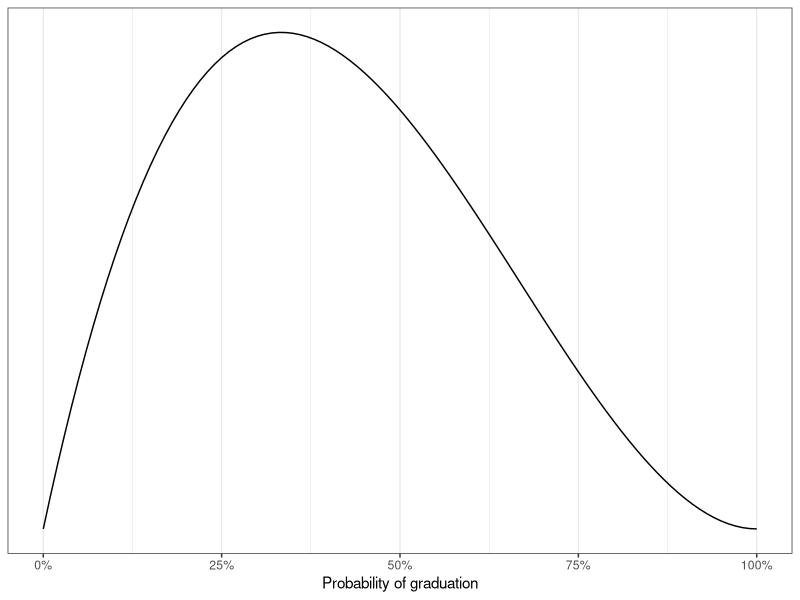
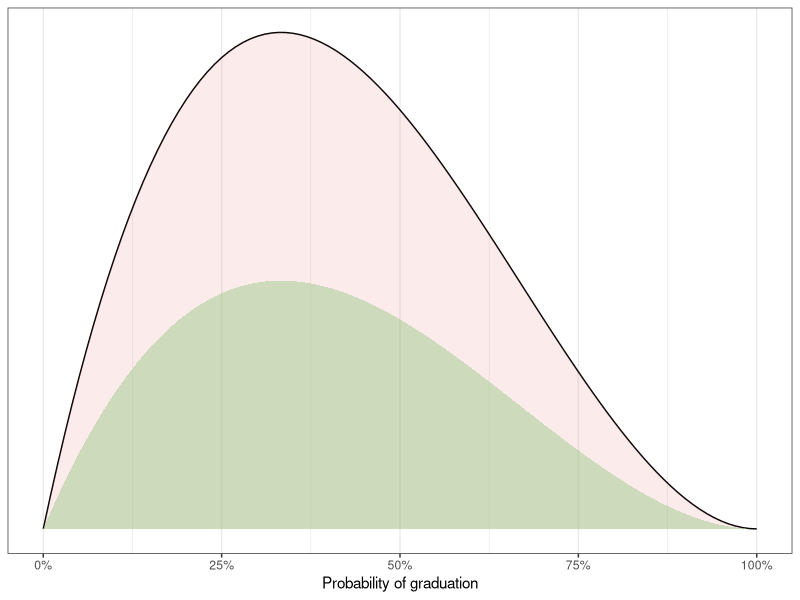
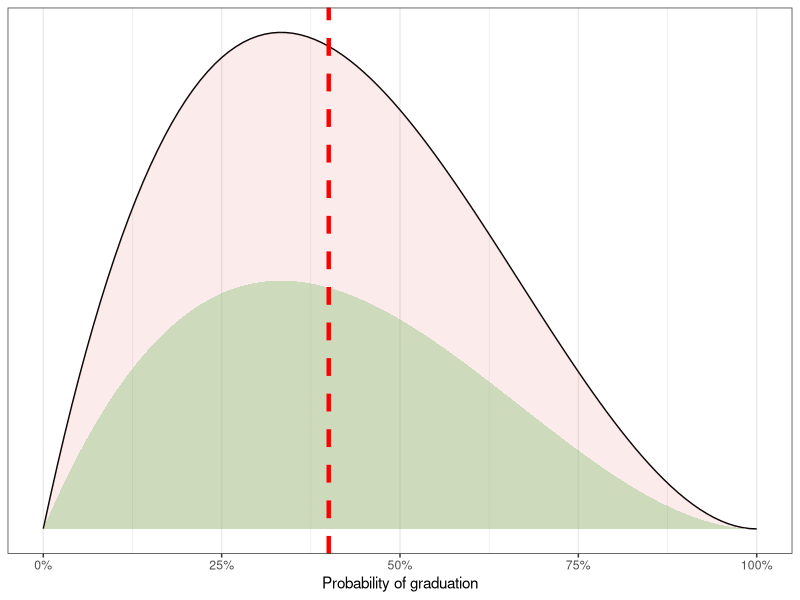
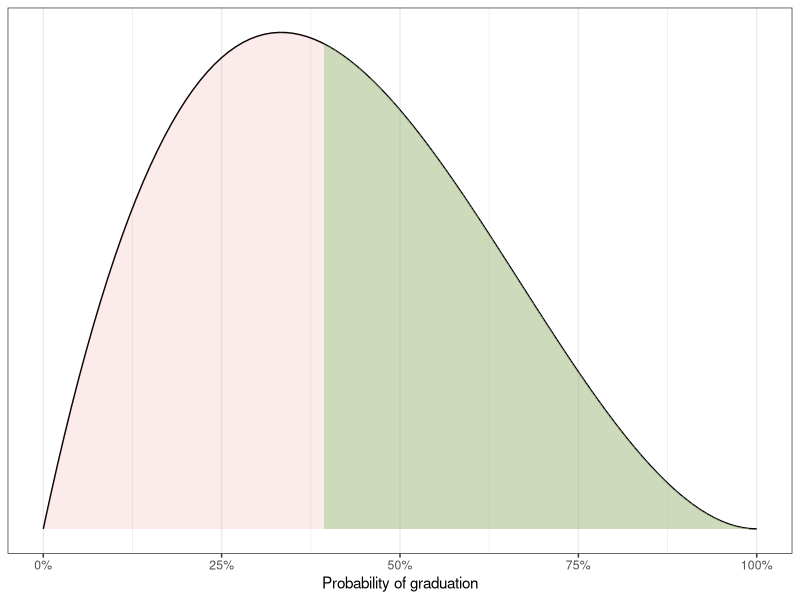
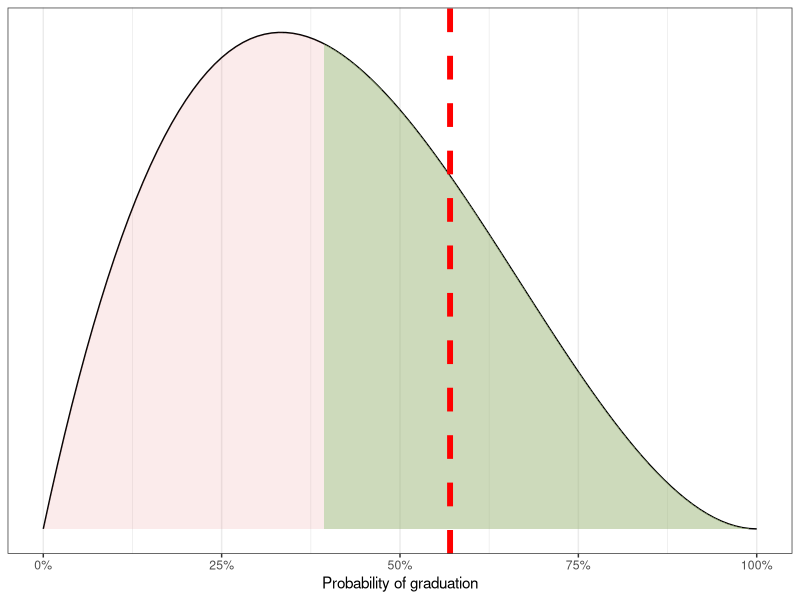
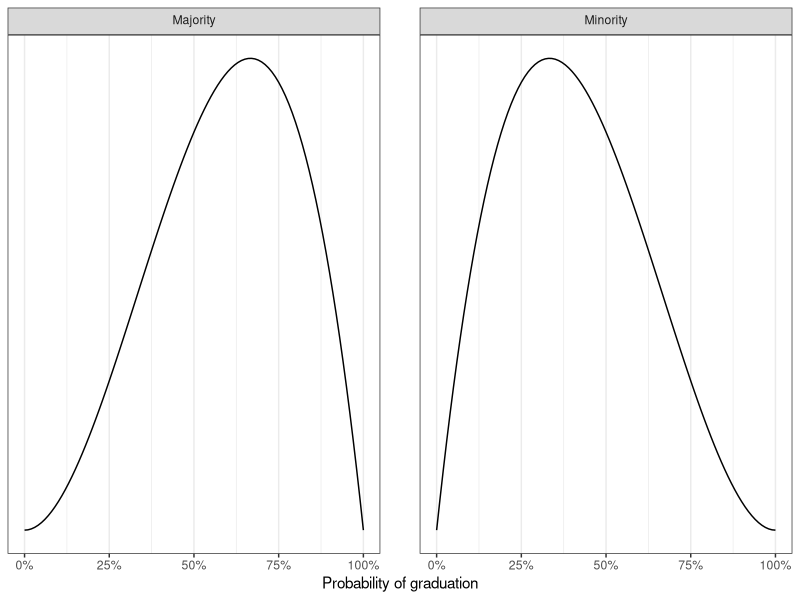
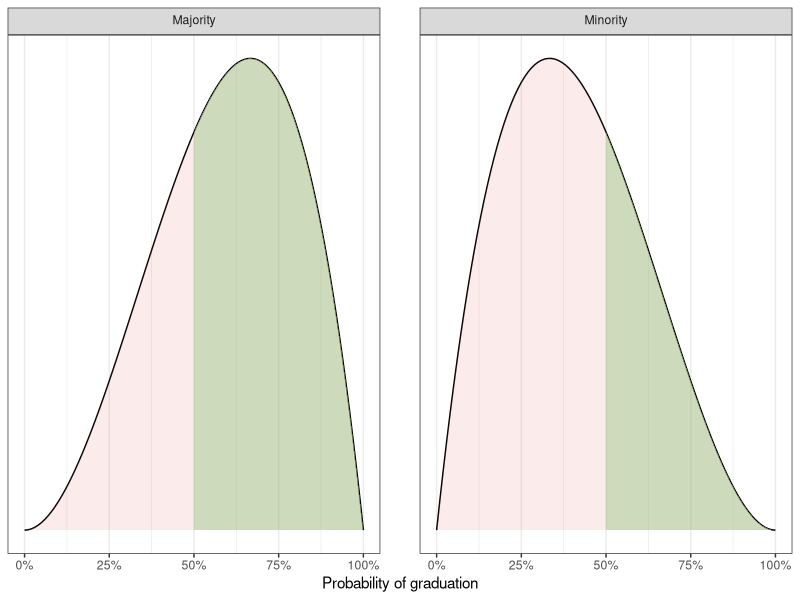
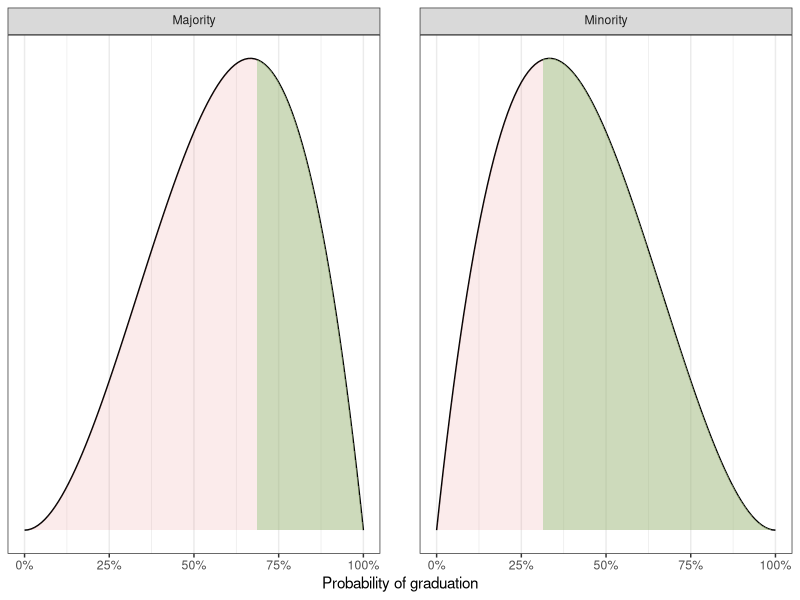

Recreate these plots in R, in order.
library(tidyverse)

set.seed(1)

theme_set(theme_bw())

p1 <- ggplot() +
  geom_function(fun = ~ dbeta(., 2, 3)) +
  scale_x_continuous(
    "Probability of graduation",
    labels = scales::label_percent(1),
    limits = c(0, 1)
  ) +
  scale_y_continuous(NULL, breaks = NULL, labels = NULL)

ggsave(
  "~/Documents/causal-fairness/presentation/p1.png",
  plot = p1,
  width = 4.5,
  height = 3
)

m2 <- tibble(x = rbeta(1e7, 2, 3)) %>%
  with(mean(x))

p2 <- p1 +
  stat_function(fun = ~ dbeta(., 2, 3), geom = "area",fill='#e0666620') +
  stat_function(fun = ~ 1/2 * dbeta(., 2, 3), geom = "area",fill='#93c47d70') 

ggsave(
  "~/Documents/causal-fairness/presentation/p2.png",
  plot = p2,
  width = 4.5,
  height = 3
)

p2.5 <- p2 +
  geom_vline(xintercept = m2, linetype = "dashed", color = "red", size = 1.5)

ggsave(
  "~/Documents/causal-fairness/presentation/p2.5.png",
  plot = p2.5,
  width = 4.5,
  height = 3
)

m3 <- tibble(x = rbeta(1e7, 2, 3)) %>%
  filter(x > qbeta(1/2.5, 2.5, 3)) %>%
  with(mean(x))

p3 <- p1 +
  stat_function(fun = ~ dbeta(., 2, 3), geom = "area",fill='#e0666620') +
  stat_function(fun = ~ dbeta(., 2, 3), geom = "area", xlim = c(qbeta(1/2.5, 2.5, 3), 1),fill='#93c47d70')

ggsave(
  "~/Documents/causal-fairness/presentation/p3.png",
  plot = p3,
  width = 4.5,
  height = 3
)

p3.5 <- p3 +
  geom_vline(xintercept = m3, linetype = "dashed", color = "red", size = 2)

ggsave(
  "~/Documents/causal-fairness/presentation/p3.5.png",
  plot = p3.5,
  width = 4.5,
  height = 3
)

p4 <- ggplot() +
  geom_function(fun = ~ dbeta(., 2, 3), data = tibble(A = "Minority")) +
  geom_function(fun = ~ dbeta(., 3, 2), data = tibble(A = "Majority")) +
  scale_x_continuous(
    "Probability of graduation",
    labels = scales::label_percent(1),
    limits = c(0, 1)
  ) +
  scale_y_continuous(NULL, breaks = NULL, labels = NULL) +
  facet_grid(cols = vars(A), labeller = "label_parsed") +
  theme(panel.spacing = unit(1, "cm"))

ggsave(
  "~/Documents/causal-fairness/presentation/p4.png",
  plot = p4,
  width = 4.5,
  height = 3
)

p5 <- p4 +
  stat_function(
    fun = ~ dbeta(., 3, 2),
    geom = "area",
    xlim = c(0, 1),
    data = tibble(A = "Majority"),
    fill='#e0666620'
  ) +
  stat_function(
    fun = ~ dbeta(., 2, 3),
    geom = "area",
    xlim = c(0, 1),
    data = tibble(A = "Minority"),
    fill='#e0666620'
   )+
  stat_function(
    fun = ~ dbeta(., 3, 2),
    geom = "area",
    xlim = c(1/2, 1),
    data = tibble(A = "Majority"),
    fill='#93c47d70'
  ) +
  stat_function(
    fun = ~ dbeta(., 2, 3),
    geom = "area",
    xlim = c(1/2, 1),
    data = tibble(A = "Minority"),
    fill='#93c47d70'
  ) 






ggsave(
  "~/Documents/causal-fairness/presentation/p5.png",
  plot = p5,
  width = 4.5,
  height = 3
)

p6 <- p4 +
  stat_function(
    fun = ~ dbeta(., 3, 2),
    geom = "area",
    xlim = c(0, 1),
    data = tibble(A = "Majority"),
    fill='#e0666620'
  ) +
  stat_function(
    fun = ~ dbeta(., 2, 3),
    geom = "area",
    xlim = c(0, 1),
    data = tibble(A = "Minority"),
    fill='#e0666620'
  )+
    stat_function(
      fun = ~ dbeta(., 3, 2),
      geom = "area",
      xlim = c(qbeta(5/8, 3, 2), 1),
      data = tibble(A = "Majority"),
      fill='#93c47d70'
    ) +
    stat_function(
      fun = ~ dbeta(., 2, 3),
      geom = "area",
      xlim = c(qbeta(3/8, 2, 3), 1),
      data = tibble(A = "Minority"),
      fill='#93c47d70'
    )

ggsave(
  "~/Documents/causal-fairness/presentation/p6.png",
  plot = p6,
  width = 4.5,
  height = 3
)

p7 <- p4 +
  stat_function(
    fun = ~ dbeta(., 2, 3),
    geom = "area",
    data = tibble(A = "Minority"),
    fill='#e0666620'
  ) +
  stat_function(
    fun = ~ dbeta(., 3, 2),
    geom = "area",
    data = tibble(A = "Majority"),
    fill='#e0666620'
  )+
  stat_function(
    fun = ~ 1/2 * dbeta(., 2, 3),
    geom = "area",
    data = tibble(A = "Minority"),
    fill='#93c47d70'
  ) +
  stat_function(
    fun = ~ 1/2 * dbeta(., 3, 2),
    geom = "area",
    data = tibble(A = "Majority"),
    fill='#93c47d70'
  )

ggsave(
  "~/Documents/causal-fairness/presentation/p7.png",
  plot = p7,
  width = 4.5,
  height = 3
)

p8 <- ggplot() +
  scale_x_continuous(breaks = c(0:4 / 4), labels = scales::label_percent(),
                     limits = c(0, 1)) +
  scale_y_continuous(breaks = NULL) +
  ylab(NULL) +
  xlab("Probability of graduating") +
  geom_function(fun = ~ dbeta(., 2.5, 2.5), data = tibble(a = "Majority", y_ = "Would graduate\nif admitted")) +
  geom_function(fun = ~ dbeta(., 3, 3), data = tibble(a = "Majority", y_ = "Would not graduate\nif admitted")) +
  geom_function(fun = ~ dbeta(., 3, 3), data = tibble(a = "Minority", y_ = "Would graduate\nif admitted")) +
  geom_function(fun = ~ dbeta(., 4, 4), data = tibble(a = "Minority", y_ = "Would not graduate\nif admitted")) +
  facet_grid(vars(y_), vars(a), switch = "y")

ggsave(
  "~/Documents/causal-fairness/presentation/p8.png",
  plot = p8,
  width = 4.5,
  height = 3
)

p9 <- p8 + 
  geom_area(stat = "function", fun = ~ dbeta(., 2.5, 2.5), xlim = c(0.0, 1),
            data = tibble(a = "Majority", y_ = "Would graduate\nif admitted"),fill='#e0666620') +
  geom_area(stat = "function", fun = ~ dbeta(., 3, 3), xlim = c(0.0, 1),
            data = tibble(a = "Majority", y_ = "Would not graduate\nif admitted"),fill='#e0666620') +
  geom_area(stat = "function", fun = ~ dbeta(., 3, 3), xlim = c(0.0, 1),
            data = tibble(a = "Minority", y_ = "Would graduate\nif admitted"),fill='#e0666620') +
  geom_area(stat = "function", fun = ~ dbeta(., 4, 4), xlim = c(0.0, 1),
            data = tibble(a = "Minority", y_ = "Would not graduate\nif admitted"),fill='#e0666620') +
  geom_area(stat = "function", fun = ~ dbeta(., 2.5, 2.5), xlim = c(0.5, 1),
            data = tibble(a = "Majority", y_ = "Would graduate\nif admitted"),fill='#93c47d70') +
  geom_area(stat = "function", fun = ~ dbeta(., 3, 3), xlim = c(0.5, 1),
            data = tibble(a = "Majority", y_ = "Would not graduate\nif admitted"),fill='#93c47d70') +
  geom_area(stat = "function", fun = ~ dbeta(., 3, 3), xlim = c(0.5, 1),
            data = tibble(a = "Minority", y_ = "Would graduate\nif admitted"),fill='#93c47d70') +
  geom_area(stat = "function", fun = ~ dbeta(., 4, 4), xlim = c(0.5, 1),
            data = tibble(a = "Minority", y_ = "Would not graduate\nif admitted"),fill='#93c47d70') +
  annotate("text", x = 2/3, y = 1/2, label = "50%", color = "#274e13", size = 5) 
  

ggsave(
  "~/Documents/causal-fairness/presentation/p9.png",
  plot = p9,
  width = 4.5,
  height = 3
)

p10 <- ggplot() +
  scale_x_continuous(breaks = c(0:4 / 4), labels = scales::label_percent(),
                     limits = c(0, 1)) +
  scale_y_continuous(breaks = NULL) +
  ylab(NULL) +
  xlab("Probability of graduating") +
  geom_function(fun = ~ dbeta(., 2.5, 2.5), data = tibble(a = "Majority", y_ = "Would graduate\nif admitted")) +
  geom_function(fun = ~ dbeta(., 3.1, 2.9), data = tibble(a = "Majority", y_ = "Would not graduate\nif admitted")) +
  geom_function(fun = ~ dbeta(., 3, 3), data = tibble(a = "Minority", y_ = "Would graduate\nif admitted")) +
  geom_function(fun = ~ dbeta(., 3.9, 4.1), data = tibble(a = "Minority", y_ = "Would not graduate\nif admitted")) +
  facet_grid(vars(y_), vars(a), switch = "y")


  

p11 <- p10 +
  geom_area(stat = "function", fun = ~ dbeta(., 2.5, 2.5), xlim = c(0.0, 1),
            data = tibble(a = "Majority", y_ = "Would graduate\nif admitted"),fill='#e0666620') +
  geom_area(stat = "function", fun = ~ dbeta(., 3.1, 2.9), xlim = c(0.0, 1),
            data = tibble(a = "Majority", y_ = "Would not graduate\nif admitted"),fill='#e0666620') +
  geom_area(stat = "function", fun = ~ dbeta(., 3, 3), xlim = c(0.0, 1),
            data = tibble(a = "Minority", y_ = "Would graduate\nif admitted"),fill='#e0666620') +
  geom_area(stat = "function", fun = ~ dbeta(., 3.9, 4.1), xlim = c(0.0, 1),
            data = tibble(a = "Minority", y_ = "Would not graduate\nif admitted"),fill='#e0666620') +
  geom_area(stat = "function", fun = ~ dbeta(., 2.5, 2.5), xlim = c(0.5, 1),
            data = tibble(a = "Majority", y_ = "Would graduate\nif admitted"),fill='#93c47d70') +
  geom_text(label = str_c(format(100 - 100 * pbeta(1/2, 2.5, 2.5), digits = 2), "%"),
            data = tibble(a = "Majority", y_ = "Would graduate\nif admitted",
                          x = 2/3, y = 1/2),
            color = "#274e13",
            mapping = aes(x = x, y = y),
            size = 5) +
  geom_area(stat = "function", fun = ~ dbeta(., 3.1, 2.9), xlim = c(0.5, 1),
            data = tibble(a = "Majority", y_ = "Would not graduate\nif admitted"),fill='#93c47d70') +
  geom_text(label = str_c(format(100 - 100 * pbeta(1/2, 3.1, 2.9), digits = 2), "%"),
            data = tibble(a = "Majority", y_ = "Would not graduate\nif admitted",
                          x = 2/3, y = 1/2),
            color = "red",
            mapping = aes(x = x, y = y),
            size = 5) +
  geom_area(stat = "function", fun = ~ dbeta(., 3, 3), xlim = c(0.5, 1),
            data = tibble(a = "Minority", y_ = "Would graduate\nif admitted"),fill='#93c47d70') +
  geom_text(label = str_c(format(100 - 100 * pbeta(1/2, 3, 3), digits = 2), "%"),
            data = tibble(a = "Minority", y_ = "Would graduate\nif admitted",
                          x = 2/3, y = 1/2),
            color = "#274e13",
            mapping = aes(x = x, y = y),
            size = 5) +
  geom_area(stat = "function", fun = ~ dbeta(., 3.9, 4.1), xlim = c(0.5, 1),
            data = tibble(a = "Minority", y_ = "Would not graduate\nif admitted"),fill='#93c47d70') +
  geom_text(label = str_c(format(100 - 100 * pbeta(1/2, 3.9, 4.1), digits = 2), "%"),
            data = tibble(a = "Minority", y_ = "Would not graduate\nif admitted",
                          x = 2/3, y = 1/2),
            color = "red",
            mapping = aes(x = x, y = y),
            size = 5)

ggsave(
  "~/Documents/causal-fairness/presentation/p11.png",
  plot = p11,
  width = 4.5,
  height = 3
)

t_maj <- qbeta(1/2, 3.1, 2.9)
t_min <- qbeta(1/2, 3.9, 4.1)


  

p12 <- p10 +
  geom_area(stat = "function", fun = ~ dbeta(., 2.5, 2.5), xlim = c(0, 1),
            data = tibble(a = "Majority", y_ = "Would graduate\nif admitted"),fill='#e0666620') +
  geom_area(stat = "function", fun = ~ dbeta(., 3.1, 2.9), xlim = c(0, 1),
            data = tibble(a = "Majority", y_ = "Would not graduate\nif admitted"),fill='#e0666620') +
  geom_area(stat = "function", fun = ~ dbeta(., 3, 3), xlim = c(0, 1),
            data = tibble(a = "Minority", y_ = "Would graduate\nif admitted"),fill='#e0666620') +
  geom_area(stat = "function", fun = ~ dbeta(., 3.9, 4.1), xlim = c(0, 1),
            data = tibble(a = "Minority", y_ = "Would not graduate\nif admitted"),fill='#e0666620') +
  geom_area(stat = "function", fun = ~ dbeta(., 2.5, 2.5), xlim = c(t_maj, 1),
            data = tibble(a = "Majority", y_ = "Would graduate\nif admitted"),fill='#93c47d70') +
  geom_text(label = str_c(format(100 - 100 * pbeta(t_maj, 2.5, 2.5), digits = 2), "%"),
            data = tibble(a = "Majority", y_ = "Would graduate\nif admitted",
                          x = 2/3, y = 1/2),
            color = "red",
            mapping = aes(x = x, y = y),
            size = 5) +
  geom_area(stat = "function", fun = ~ dbeta(., 3.1, 2.9), xlim = c(t_maj, 1),
            data = tibble(a = "Majority", y_ = "Would not graduate\nif admitted"),fill='#93c47d70') +
  geom_text(label = str_c(format(100 - 100 * pbeta(t_maj, 3.1, 2.9), digits = 2), "%"),
            data = tibble(a = "Majority", y_ = "Would not graduate\nif admitted",
                          x = 2/3, y = 1/2),
            color = "#274e13",
            mapping = aes(x = x, y = y),
            size = 5) +
  geom_area(stat = "function", fun = ~ dbeta(., 3, 3), xlim = c(t_min, 1),
            data = tibble(a = "Minority", y_ = "Would graduate\nif admitted"),fill='#93c47d70') +
  geom_text(label = str_c(format(100 - 100 * pbeta(t_min, 3, 3), digits = 2), "%"),
            data = tibble(a = "Minority", y_ = "Would graduate\nif admitted",
                          x = 2/3, y = 1/2),
            color = "red",
            mapping = aes(x = x, y = y),
            size = 5) +
  geom_area(stat = "function", fun = ~ dbeta(., 3.9, 4.1), xlim = c(t_min, 1),
            data = tibble(a = "Minority", y_ = "Would not graduate\nif admitted"),fill='#93c47d70') +
  geom_text(label = str_c(format(100 - 100 * pbeta(t_min, 3.9, 4.1), digits = 2), "%"),
            data = tibble(a = "Minority", y_ = "Would not graduate\nif admitted",
                          x = 2/3, y = 1/2),
            color = "#274e13",
            mapping = aes(x = x, y = y),
            size = 5)

ggsave(
  "~/Documents/causal-fairness/presentation/p12.png",
  plot = p12,
  width = 4.5,
  height = 3
)

